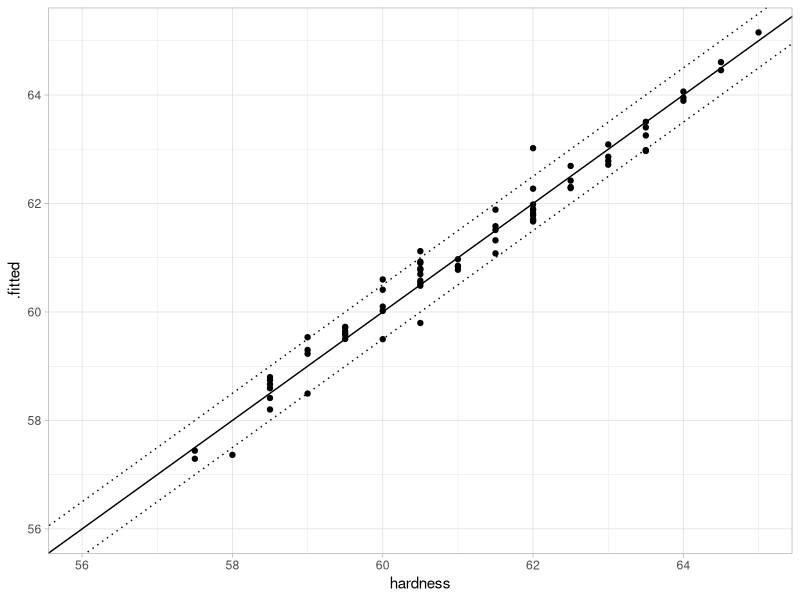

Write R code to recreate this figure.
library(tidyverse)
library(broom)
theme_set(theme_light())

hardness <-
    read_csv("hardness.csv") %>% filter(temper < 1000)

hardnessmodel <-
    lm(hardness ~ aust + I(aust^2) +temper + I(temper^2) + quench + quench:aust,
    data = hardness)

hardnessmodel %>%
    augment(interval = "confidence") %>%
    ggplot() +
    aes(hardness, .fitted) +
    geom_point() +
    geom_abline() + 
    geom_abline(slope = 1, intercept = .5, lty = 3) +
    geom_abline(slope = 1, intercept = -.5, lty = 3) +
    scale_x_continuous(breaks = seq(56, 66, 2), limits = c(56, NA)) +
    scale_y_continuous(breaks = seq(56, 66, 2), limits = c(56, NA))

hardnessmodel %>%
    tidy() %>%
    select(-statistic) %>%
    mutate(across(estimate:std.error, ~ scales::number(.x, accuracy = .01)),
        p.value = scales::pvalue(p.value)
    ) %>%
    knitr::kable()

hardnessmodel %>%
    broom::glance() %>%
    select(ends_with("r.squared"), p.value) %>%
    mutate(across(!p.value, ~ scales::number(.x, accuracy = .0001)),
        p.value = scales::pvalue(p.value)
    ) %>%
    knitr::kable()